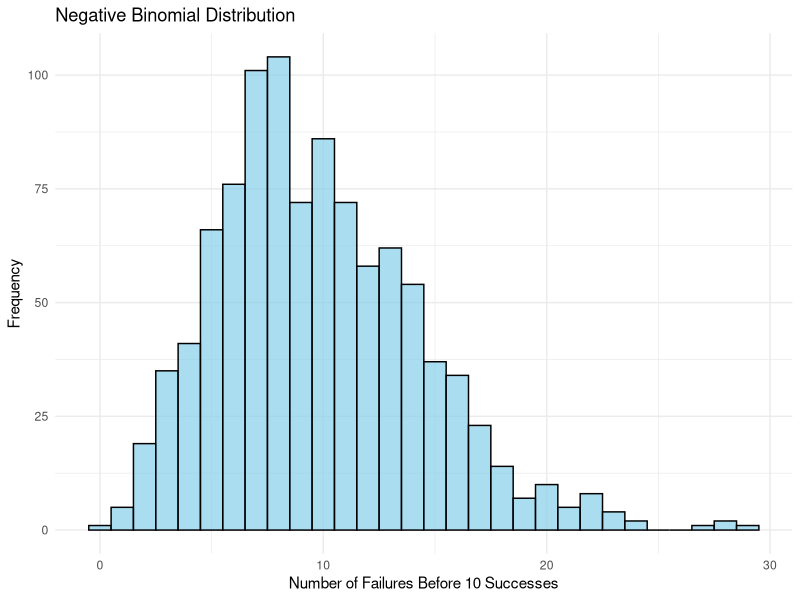

Write R code to recreate this figure.
# the Negative Binomial Distribution is a discrete probability distribution that models the number of failures before a specified number of successes occurs in a sequence of independent and identically distributed Bernoulli trials

# Set seed for reproducibility
set.seed(123)

# Parameters for the negative binomial distribution
size <- 10  # Number of successes
prob <- 0.5  # Probability of success on each trial

# Generate a sample of 1000 observations
negative_binomial_sample <- rnbinom(1000, size = size, prob = prob)

# Display the first few observations
head(negative_binomial_sample)

# Visualize the distribution
library(ggplot2)

ggplot(data.frame(negative_binomial_sample), aes(x = negative_binomial_sample)) +
  geom_histogram(binwidth = 1, fill = "skyblue", color = "black", alpha = 0.7) +
  labs(title = "Negative Binomial Distribution", 
       x = "Number of Failures Before 10 Successes", 
       y = "Frequency") +
  theme_minimal()
